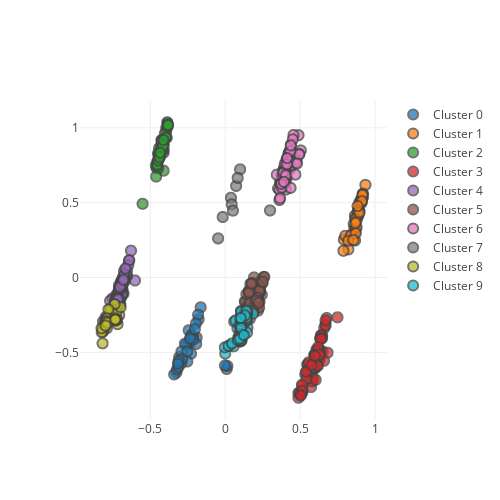

Notebook source saved alongside this figure:
### Markdown cell above
### IMDB dataset

### Code cell
n_clusters = 10
df = pd.read_csv("movies_pca.csv")

X = df.drop('title',1).values

clusters = doTests(n_clusters, X)
df = pd.DataFrame(X)
df['cluster'] = clusters

plot(df)
